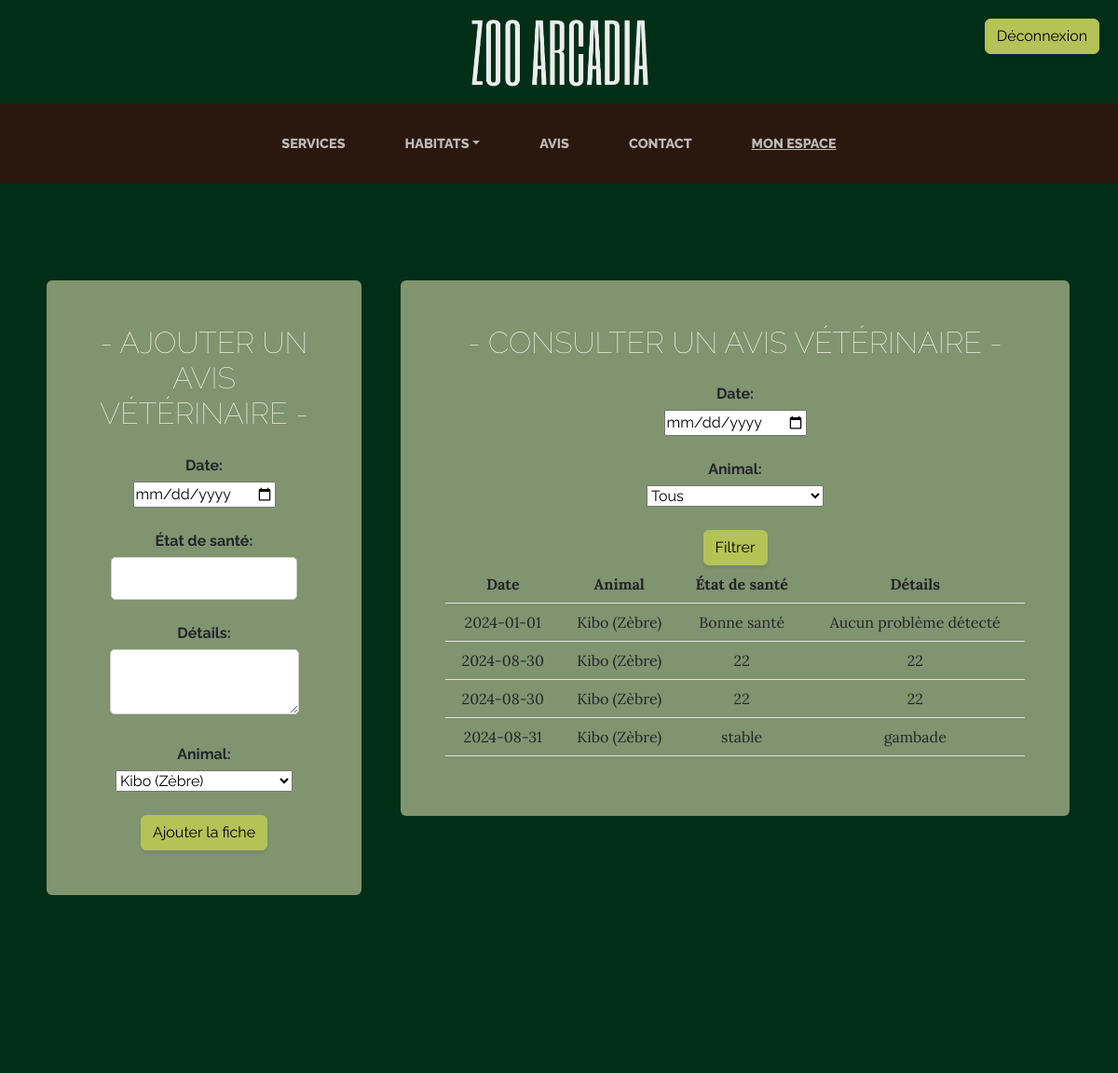
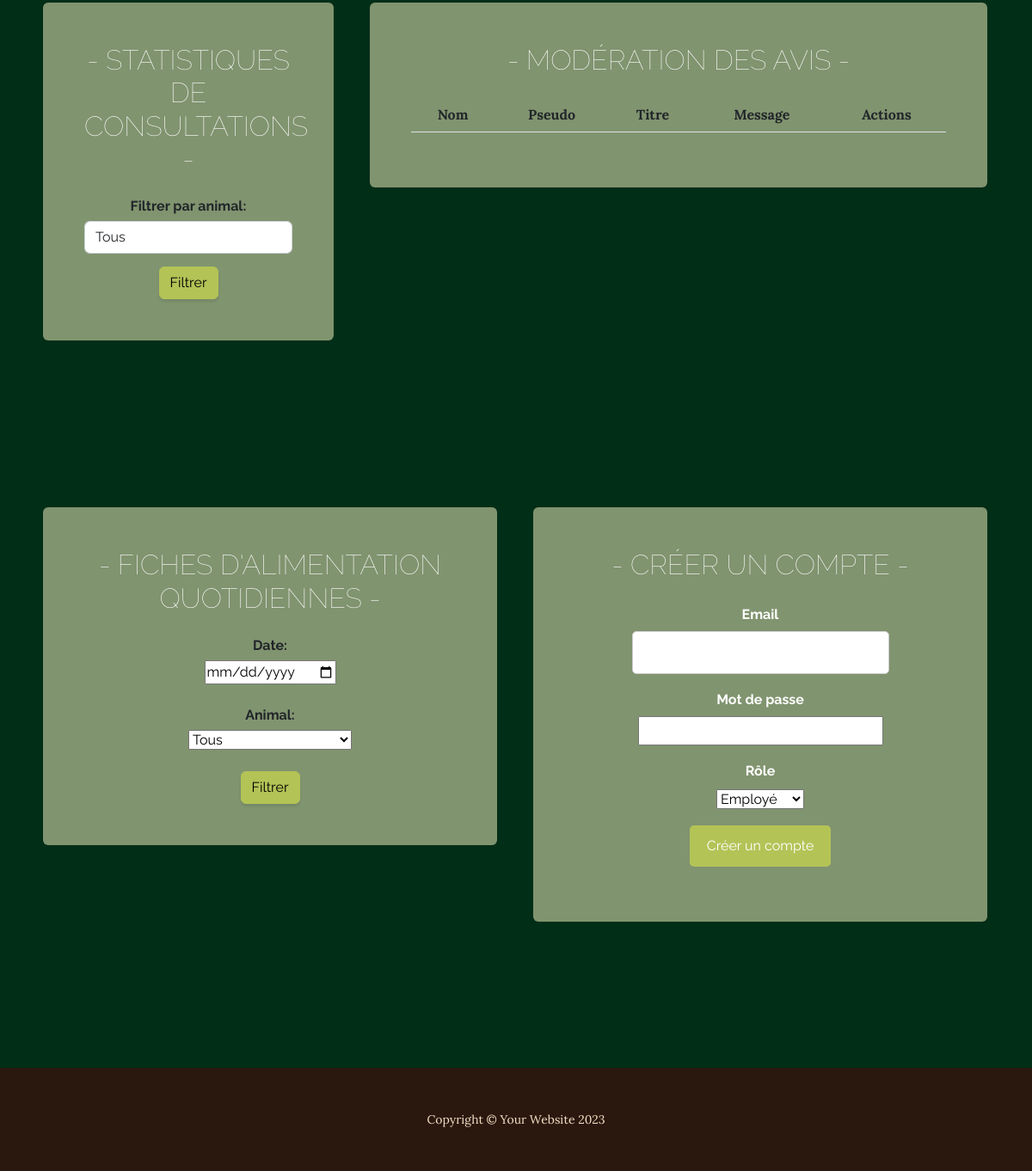
The app's page /admin?animal_id=1 (signed in) with its own data (2 pictures, top to bottom).
### models.py (models this page shows)
class VetRecord(db.Model):
    id = db.Column(db.Integer, primary_key=True, autoincrement=True)
    date = db.Column(db.Date, nullable=False)
    health_status = db.Column(db.String(200), nullable=False)
    details = db.Column(db.Text, nullable=True)
    animal_id = db.Column(db.Integer, db.ForeignKey('animal.id'), nullable=False)
    animal = db.relationship('Animal', back_populates='vet_records')
    consultation_count = db.Column(db.Integer, default=0)

class Animal(db.Model):
    id = db.Column(db.Integer, primary_key=True)
    name = db.Column(db.String(100), nullable=False)
    species = db.Column(db.String(100), nullable=False)
    image = db.Column(db.String(200))
    habitat_id = db.Column(db.Integer, db.ForeignKey('habitat.id'), nullable=False)
    vet_records = db.relationship('VetRecord', back_populates='animal', lazy=True)
    description = db.Column(db.Text, nullable=True)

### app.py (the view, shortened to what this page needs)
@app.route('/admin', methods=['GET', 'POST'])
@role_required('admin')
def admin():
    from commands import load_users_from_json, save_user_to_json
    form = CreateUserForm()
    filter_avis_date = request.args.get('date')
    filter_avis_animal_id = request.args.get('animal_id')
    query = VetRecord.query
    if filter_avis_date:
        query = query.filter(VetRecord.date == date.fromisoformat(filter_avis_date))
    if filter_avis_animal_id:
        query = query.filter(VetRecord.animal_id == filter_avis_animal_id)
    animals = Animal.query.all()
    vet_records = query.all()
    habitats = Habitat.query.all()
    consultation_counts = {animal.id: 0 for animal in animals}
    for record in vet_records:
        if record.animal_id in consultation_counts:
            consultation_counts[record.animal_id] += record.consultation_count
        else:
            consultation_counts[record.animal_id] = record.consultation_count
    avis_a_valider = Avis.query.filter_by(approuve=False).all()
    selected_animal_id = request.args.get('filter_animal_id')
    all_animals = Animal.query.all()
    if selected_animal_id and selected_animal_id != 'all':
        filtered_animals = Animal.query.filter_by(id=selected_animal_id).all()
    else:
        filtered_animals = all_animals if selected_animal_id == 'all' else []
    filter_food_date = request.args.get('food_date')
    filter_food_animal_id = request.args.get('food_animal_id')
    food_query = DailyFoodRecord.query
    if filter_food_date:
        food_query = food_query.filter(DailyFoodRecord.date == date.fromisoformat(filter_food_date))
    if filter_food_animal_id:
        food_query = food_query.filter(DailyFoodRecord.animal_id == filter_food_animal_id)
    daily_food_records = food_query.all()
    return render_template('admin.html', form=form, avis_a_valider=avis_a_valider, animals=animals, vet_records=vet_records, habitats=habitats, consultation_counts=consultation_counts, all_animals=all_animals, selected_animal_id=selected_animal_id, filtered_animals=filtered_animals, daily_food_records=daily_food_records, filter_avis_date=filter_avis_date, filter_avis_animal_id=filter_avis_animal_id, filter_food_date=filter_food_date, filter_food_animal_id=filter_food_animal_id)

### forms.py
class CreateUserForm(FlaskForm):
    email = StringField('Email', validators=[DataRequired(), Email()])
    password = PasswordField('Mot de passe', validators=[DataRequired()])
    role = SelectField('Rôle', choices=[('employee', 'Employé'), ('veterinarian', 'Vétérinaire')], validators=[DataRequired()])
    submit = SubmitField('Créer un compte')

### app.py (called while the page is built)
def role_required(role):
    def decorator(f):
        @wraps(f)
        def decorated_function(*args, **kwargs):
            if 'user_id' not in session:
                abort(403)
            user = User.query.get(session['user_id'])
            if user.role != role:
                abort(403)
            return f(*args, **kwargs)
        return decorated_function
    return decorator

### templates/admin.html (shortened to what this page needs)
<!DOCTYPE html>
<html lang="en">
    <head>
        <link href="../static/css/styles.css" rel="stylesheet" />
    </head>
    <body>
        <header class="text-center">
            <a href="{{ url_for('home') }}">
                <img class="img-logo center" src="/static/assets/img/logo.png" alt="logo Zoo Arcadia" />
            </a>
            <ul class="nav-btn d-none d-lg-flex">
                {% if 'user_id' in session %}
                    <li class="nav-item-btn">
                        <a href="{{ url_for('logout') }}" class="btn btn-primary btn-connexion">Déconnexion</a>
                    </li>
                {% else %}
                    <li class="nav-item-btn">
                        <a href="{{ url_for('login') }}" class="btn btn-primary btn-connexion">Connexion</a>
                    </li>
                {% endif %}
            </ul>
        </header>
        <nav class="navbar navbar-expand-lg navbar-dark py-lg-4" id="mainNav">
            <div class="container">
                <div class="collapse navbar-collapse" id="navbarSupportedContent">
                    <ul class="navbar-nav mx-auto">
                        <li class="nav-item px-lg-4"><a class="nav-link text-uppercase" href="{{ url_for('services') }}">Services</a></li>
                        <li class="nav-item px-lg-4 dropdown">
                            <a class="nav-link text-uppercase dropdown-toggle" href="{{ url_for('habitats') }}" id="navbarDropdown" role="button" data-bs-toggle="dropdown" aria-expanded="false">Habitats</a>
                        </li>
                        <li class="nav-item px-lg-4"><a class="nav-link text-uppercase" href="{{ url_for('home') }}#avis">Avis</a></li>
                        <li class="nav-item px-lg-4"><a class="nav-link text-uppercase" href="{{ url_for('contact') }}">Contact</a></li>
                        {% if 'user_id' in session %}
                            {% if session['user_role'] == 'admin' %}
                            <li class="nav-item px-lg-4"><a class="nav-link text-uppercase underline" href="{{ url_for('admin') }}">Mon espace</a></li>
                            {% elif session['user_role'] == 'employee' %}
                            <li class="nav-item px-lg-4"><a class="nav-link text-uppercase underline" href="{{ url_for('employee') }}">Mon espace</a></li>
                            {% elif session['user_role'] == 'veterinarian' %}
                            <li class="nav-item px-lg-4"><a class="nav-link text-uppercase underline" href="{{ url_for('veterinarian') }}">Mon espace</a></li>
                            {% endif %}
                        {% endif %}
                    </ul>
                </div>
            </div>
        </nav>
        <section class="page-section2 cta2">
            <div class="container">
                <div class="row">
                    <div class="col-xl-14 mx-auto">
                        <div class="row">
                            <div class="col-md-4">
                                <div class="inner5 bg-faded text-center rounded">
                                    <h2 class="section-heading mb-4">
                                        <span class="section-heading-lower2">- Ajouter un avis vétérinaire -</span>
                                    </h2>
                                    <form method="POST" action="{{ url_for('admin') }}">
                                        <label for="date">Date:</label><br>
                                        <input type="date" id="date" name="date" required><br><br>
                                        <label for="health_status">État de santé:</label><br>
                                        <input type="text" id="health_status" name="health_status" required><br><br>
                                        <label for="details">Détails:</label><br>
                                        <textarea id="details" name="details" required></textarea><br><br>
                                        <label for="animal_id">Animal:</label><br>
                                        <select id="animal_id" name="animal_id" required>
                                            {% for animal in animals %}
                                                <option value="{{ animal.id }}">{{ animal.name }} ({{ animal.species }})</option>
                                            {% endfor %}
                                        </select><br><br>
                                        <button type="submit" class="btn btn-primary">Ajouter la fiche</button>
                                    </form>
                                </div>
                            </div>
                            <div class="col-md-8">
                                <div class="inner5 bg-faded text-center rounded">
                                    <h2 class="section-heading mb-4">
                                        <span class="section-heading-lower2">- Consulter un avis vétérinaire -</span>
                                    </h2>
                                    <form method="GET" action="{{ url_for('admin') }}">
                                        <label for="date">Date:</label><br>
                                        <input type="date" id="date" name="date"><br><br>
                                        <label for="animal_id">Animal:</label><br>
                                        <select id="animal_id" name="animal_id">
                                            <option value="">Tous</option>
                                        </select><br><br>
                                        <button type="submit" class="btn btn-primary">Filtrer</button>
                                    </form>
                                    {% if filter_avis_date or filter_avis_animal_id %}
                                    <table class="table">
                                        <thead>
                                            <tr>
                                                <th>Date</th>
                                                <th>Animal</th>
                                                <th>État de santé</th>
                                                <th>Détails</th>
                                            </tr>
                                        </thead>
                                        <tbody>
                                            {% for record in vet_records %}
                                                <tr>
                                                    <td>{{ record.date }}</td>
                                                    <td>{{ record.animal.name }} ({{ record.animal.species }})</td>
                                                    <td>{{ record.health_status }}</td>
                                                    <td>{{ record.details }}</td>
                                                </tr>
                                            {% endfor %}
                                        </tbody>
                                    </table>
                                    {% endif %}
                                </div>
                            </div>
                        </div>
                    </div>
                </div>
            </div>
        </section>
        <section class="page-section2 cta2">
            <div class="container">
                <div class="row">
                    <div class="col-xl-14 mx-auto">
                        <div class="row">
                            <div class="col-md-4">
                                <div class="inner5 bg-faded text-center rounded">
                                    <h2 class="section-heading mb-4">
                                        <span class="section-heading-lower2">- statistiques de consultations -</span>
                                    </h2>
                                    <form method="GET" action="{{ url_for('admin') }}">
                                        <div class="form-group">
                                            <label for="animalFilter">Filtrer par animal:</label>
                                            <select class="form-control" id="animalFilter" name="filter_animal_id">
                                                <option value="all">Tous</option>
                                            </select>
                                        </div>
                                        <button type="submit" class="btn btn-primary">Filtrer</button>
                                    </form>
                                </div>
                            </div>
                            <div class="col-md-8">
                                <div class="inner5 bg-faded text-center rounded">
                                    <h2 class="section-heading mb-4">
                                        <span class="section-heading-lower2">- Modération des Avis -</span>
                                    </h2>
                                    <table class="table">
                                        <thead>
                                            <tr>
                                                <th>Nom</th>
                                                <th>Pseudo</th>
                                                <th>Titre</th>
                                                <th>Message</th>
                                                <th>Actions</th>
                                            </tr>
                                        </thead>
                                    </table>
                                </div>
                            </div>
                        </div>
                    </div>
                </div>
            </div>
        </section>
<section class="page-section2 cta2">
    <div class="container">
        <div class="row">
            <div class="col-xl-14 mx-auto">
                <div class="row">
                    <div class="col-md-6">
                        <div class="inner5 bg-faded text-center rounded">
                            <h2 class="section-heading mb-4">
                                <span class="section-heading-lower2">- Fiches d'alimentation quotidiennes -</span>
                            </h2>
                            <form method="GET" action="{{ url_for('admin') }}">
                                <label for="food_date">Date:</label><br>
                                <input type="date" id="food_date" name="food_date"><br><br>
                                <label for="food_animal_id">Animal:</label><br>
                                <select id="food_animal_id" name="food_animal_id">
                                    <option value="">Tous</option>
                                </select><br><br>
                                <button type="submit" class="btn btn-primary">Filtrer</button>
                            </form>
                        </div>
                    </div>
                    <div class="col-md-6">
                        <div class="inner5 bg-faded text-center rounded">
                            <h2 class="section-heading mb-4">
                                <span class="section-heading-lower2">- Créer un compte -</span>
                            </h2>
                            <form method="POST" action="{{ url_for('admin') }}" class="white-text">
                                <p>
                                    {{ form.email.label }}<br>
                                    {{ form.email(size=32) }}<br>
                                </p>
                                <p>
                                    {{ form.password.label }}<br>
                                    {{ form.password(size=32) }}<br>
                                </p>
                                <p>
                                    {{ form.role.label }}<br>
                                    {{ form.role() }}<br>
                                </p>
                                <p>{{ form.submit() }}</p>
                            </form>
                        </div>
                    </div>
                </div>
            </div>
        </div>
    </div>
</section>
        <footer class="footer text-faded text-center py-5">
            <div class="container">
                <p class="m-0 small">Copyright &copy; Your Website 2023</p>
            </div>
        </footer>
    </body>
</html>

### records on screen
VetRecord: date "2024-01-01", animal.name "Kibo", animal.species "Zèbre", health_status "Bonne santé", details "Aucun problème détecté"
VetRecord: date "2024-08-30", animal.name "Kibo", animal.species "Zèbre", health_status "22", details "22"
VetRecord: date "2024-08-30", animal.name "Kibo", animal.species "Zèbre", health_status "22", details "22"
VetRecord: date "2024-08-31", animal.name "Kibo", animal.species "Zèbre", health_status "stable", details "gambade"

### other values on screen
form field animal_id "Kibo (Zèbre)"
